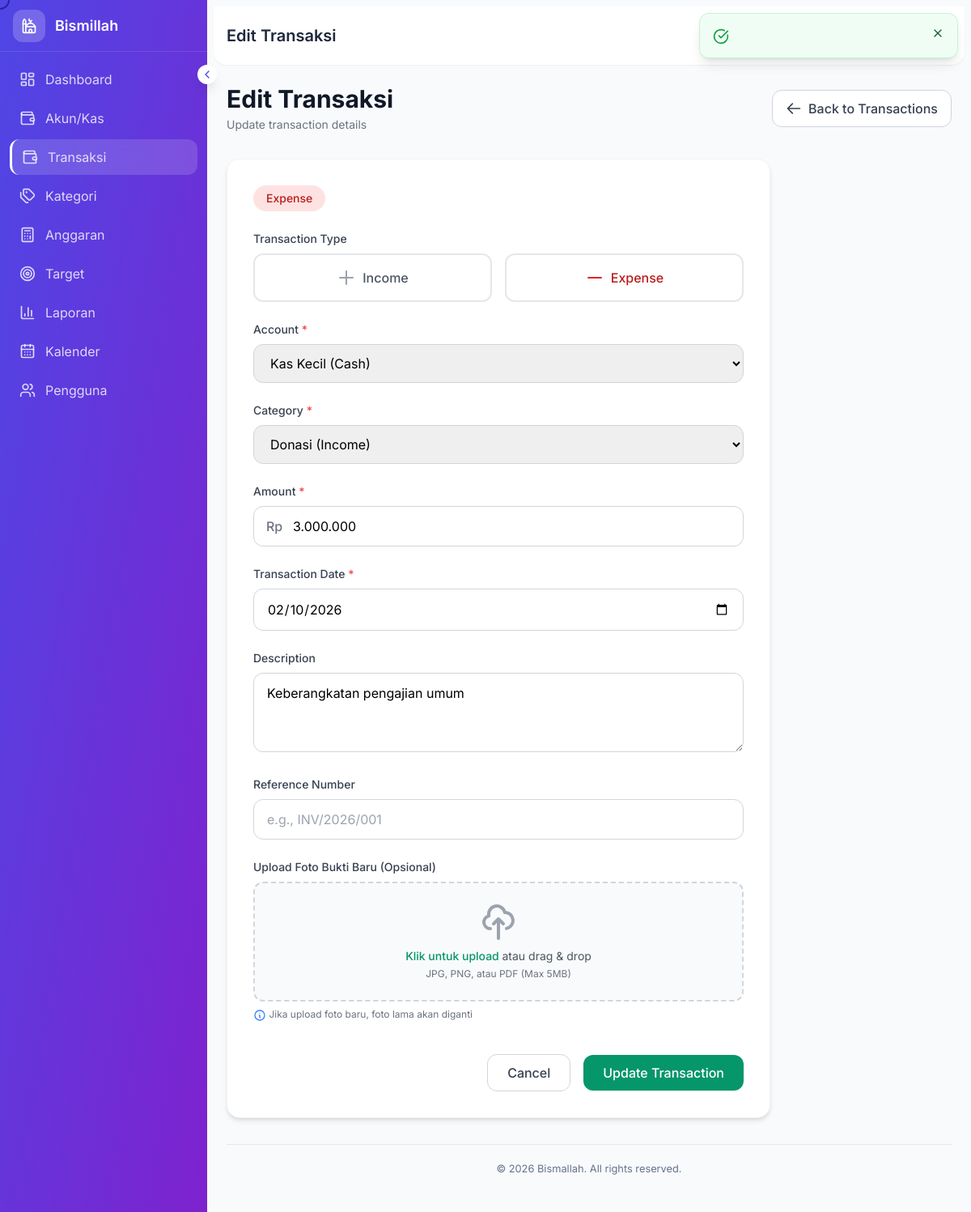
Screenshot of /transactions/edit/5 (signed in) with the database file from the repository.
### tables this page shows
CREATE TABLE IF NOT EXISTS transactions (
    id INT AUTO_INCREMENT PRIMARY KEY,
    mosque_id INT NOT NULL,
    account_id INT NOT NULL,
    category_id INT NOT NULL,
    type ENUM('income', 'expense') NOT NULL,
    amount DECIMAL(15,2) NOT NULL,
    description TEXT,
    transaction_date DATE NOT NULL,
    reference_number VARCHAR(100),
    is_upcoming TINYINT(1) DEFAULT 0,
    is_recurring TINYINT(1) DEFAULT 0,
    recurring_interval ENUM('daily', 'weekly', 'monthly', 'yearly') NULL,
    created_by INT NOT NULL,
    created_at TIMESTAMP DEFAULT CURRENT_TIMESTAMP,
    updated_at TIMESTAMP DEFAULT CURRENT_TIMESTAMP ON UPDATE CURRENT_TIMESTAMP,
    FOREIGN KEY (mosque_id) REFERENCES mosques(id) ON DELETE CASCADE,
    FOREIGN KEY (account_id) REFERENCES accounts(id) ON DELETE RESTRICT,
    FOREIGN KEY (category_id) REFERENCES categories(id) ON DELETE RESTRICT,
    FOREIGN KEY (created_by) REFERENCES users(id) ON DELETE RESTRICT,
    INDEX idx_mosque (mosque_id),
    INDEX idx_account (account_id),
    INDEX idx_category (category_id),
    INDEX idx_type (type),
    INDEX idx_date (transaction_date),
    INDEX idx_upcoming (is_upcoming)
);

CREATE TABLE IF NOT EXISTS accounts (
    id INT AUTO_INCREMENT PRIMARY KEY,
    mosque_id INT NOT NULL,
    name VARCHAR(255) NOT NULL,
    type ENUM('cash', 'bank', 'e_wallet') NOT NULL DEFAULT 'cash',
    account_number VARCHAR(100),
    description TEXT,
    initial_balance DECIMAL(15,2) DEFAULT 0.00,
    is_active TINYINT(1) DEFAULT 1,
    created_at TIMESTAMP DEFAULT CURRENT_TIMESTAMP,
    updated_at TIMESTAMP DEFAULT CURRENT_TIMESTAMP ON UPDATE CURRENT_TIMESTAMP,
    FOREIGN KEY (mosque_id) REFERENCES mosques(id) ON DELETE CASCADE,
    INDEX idx_mosque (mosque_id),
    INDEX idx_type (type)
);

CREATE TABLE IF NOT EXISTS categories (
    id INT AUTO_INCREMENT PRIMARY KEY,
    mosque_id INT NOT NULL,
    name VARCHAR(255) NOT NULL,
    type ENUM('income', 'expense') NOT NULL,
    parent_id INT NULL,
    icon VARCHAR(50),
    color VARCHAR(7),
    description TEXT,
    is_active TINYINT(1) DEFAULT 1,
    created_at TIMESTAMP DEFAULT CURRENT_TIMESTAMP,
    updated_at TIMESTAMP DEFAULT CURRENT_TIMESTAMP ON UPDATE CURRENT_TIMESTAMP,
    FOREIGN KEY (mosque_id) REFERENCES mosques(id) ON DELETE CASCADE,
    FOREIGN KEY (parent_id) REFERENCES categories(id) ON DELETE SET NULL,
    INDEX idx_mosque (mosque_id),
    INDEX idx_type (type),
    INDEX idx_parent (parent_id)
);

### controllers/TransactionController.php (called while the page is built, shortened)
<?php
class TransactionController extends Controller {
    public function edit($id = null) {
        $mosqueId = $this->getMosqueId();
        $transaction = $this->db->first("
            SELECT * FROM transactions WHERE id = ? AND mosque_id = ?
        ", [$id, $mosqueId]);
        $categories = $this->db->query("
            SELECT * FROM categories WHERE mosque_id = ? AND is_active = 1 ORDER BY type, name
        ", [$mosqueId]);
        $accounts = $this->db->query("
            SELECT * FROM accounts WHERE mosque_id = ? AND is_active = 1 ORDER BY name
        ", [$mosqueId]);
        $pageTitle = trans('edit') . ' ' . trans('transaction');
        $this->view('transactions/edit', compact('pageTitle', 'transaction', 'categories', 'accounts', 'attachments'));
    }
}

### helpers/functions.php (called while the page is built, shortened)
<?php
function base_url($path = '') {
    $url = APP_URL;
    if (!empty($path)) {
        $url .= '/' . ltrim($path, '/');
    }
    return $url;
}
function getLang() {
    return $_SESSION['lang'] ?? DEFAULT_LANGUAGE;
}
function trans($key, $replace = []) {
    $lang = getLang();
    $translations = [];
    $langFile = BASE_PATH . '/lang/' . $lang . '.php';
    if (file_exists($langFile)) {
        $translations = require $langFile;
    }
    $message = $translations[$key] ?? $key;
    return $message;
}

### app/Core/Database.php (called while the page is built, shortened)
<?php
class Database {
    private static $instance = null;
    private $pdo;
    public static function getInstance() {
        if (self::$instance === null) {
            self::$instance = new self();
        }
        return self::$instance;
    }
    private function connect() {
        try {
            $dsn = "mysql:host=" . DB_HOST . ";dbname=" . DB_NAME . ";charset=" . DB_CHARSET;
            $options = [
                PDO::ATTR_ERRMODE => PDO::ERRMODE_EXCEPTION,
                PDO::ATTR_DEFAULT_FETCH_MODE => PDO::FETCH_ASSOC,
                PDO::ATTR_EMULATE_PREPARES => false,
            ];
            $this->pdo = new PDO($dsn, DB_USER, DB_PASS, $options);
        } catch (PDOException $e) {
            if (DEBUG) {
                die("Database Connection Error: " . $e->getMessage());
            } else {
                die("Database connection error. Please try again later.");
            }
        }
    }
    public function query($sql, $params = []) {
        try {
            $this->statement = $this->pdo->prepare($sql);
            $this->statement->execute($params);
            return $this->statement->fetchAll();
        } catch (PDOException $e) {
            throw new Exception("Database Query Error: " . $e->getMessage());
        }
    }
    public function first($sql, $params = []) {
        $results = $this->query($sql, $params);
        return $results ? $results[0] : null;
    }
}

### views/transactions/edit.php (the view, shortened to what this page needs)
<div class="mb-8">
    <div class="flex flex-col sm:flex-row sm:items-center sm:justify-between gap-4">
        <div>
            <h1 class="text-2xl sm:text-3xl font-bold text-gray-900"><?= $pageTitle ?></h1>
            <p class="mt-1 text-sm text-gray-500">Update transaction details</p>
        </div>
        <a href="<?= base_url('transactions') ?>" class="inline-flex items-center px-4 py-2.5 bg-white border border-gray-300 text-gray-700 font-medium rounded-xl hover:bg-gray-50 transition-colors">
            <svg class="w-5 h-5 mr-2" fill="none" stroke="currentColor" viewBox="0 0 24 24">
                <path stroke-linecap="round" stroke-linejoin="round" stroke-width="2" d="M10 19l-7-7m0 0l7-7m-7 7h18"/>
            </svg>
            Back to Transactions
        </a>
    </div>
</div>
<div class="max-w-2xl">
    <div class="bg-white rounded-2xl shadow-md border border-gray-100 p-8">
        <form action="<?= base_url('transactions/update/' . $transaction['id']) ?>" method="POST" enctype="multipart/form-data" class="space-y-6">
            <div class="flex items-center space-x-4 mb-6">
                <span class="px-4 py-1.5 rounded-full text-sm font-medium <?= $transaction['type'] === 'income' ? 'bg-emerald-100 text-emerald-700' : 'bg-red-100 text-red-700' ?>">
                    <?= ucfirst($transaction['type']) ?>
                </span>
            </div>
            <div>
                <label class="block text-sm font-medium text-gray-700 mb-2">Transaction Type</label>
                <div class="grid grid-cols-2 gap-4">
                    <label class="peer-checked:border-emerald-500 peer-checked:bg-emerald-50 relative flex items-center justify-center p-4 border-2 rounded-xl cursor-pointer transition-all duration-200 border-gray-200 hover:border-gray-300">
                        <svg class="peer-checked:text-emerald-600 w-6 h-6 mr-2 text-gray-400" fill="none" stroke="currentColor" viewBox="0 0 24 24">
                            <path stroke-linecap="round" stroke-linejoin="round" stroke-width="2" d="M12 4v16m8-8H4"/>
                        </svg>
                        <span class="peer-checked:text-emerald-700 text-gray-600 font-medium">Income</span>
                    </label>
                    <label class="peer-checked:border-red-500 peer-checked:bg-red-50 relative flex items-center justify-center p-4 border-2 rounded-xl cursor-pointer transition-all duration-200 border-gray-200 hover:border-gray-300">
                        <svg class="peer-checked:text-red-600 w-6 h-6 mr-2 text-gray-400" fill="none" stroke="currentColor" viewBox="0 0 24 24">
                            <path stroke-linecap="round" stroke-linejoin="round" stroke-width="2" d="M20 12H4"/>
                        </svg>
                        <span class="peer-checked:text-red-700 text-gray-600 font-medium">Expense</span>
                    </label>
                </div>
            </div>
            <div>
                <label for="account_id" class="block text-sm font-medium text-gray-700 mb-2">Account <span class="text-red-500">*</span></label>
                <select name="account_id" id="account_id" class="w-full px-4 py-3 border border-gray-300 rounded-xl focus:ring-2 focus:ring-emerald-500 focus:border-emerald-500 transition-colors duration-200" required>
                    <?php foreach ($accounts as $account): ?>
                        <option value="<?= $account['id'] ?>" <?= $transaction['account_id'] == $account['id'] ? 'selected' : '' ?>>
                            <?= htmlspecialchars($account['name']) ?> (<?= ucfirst($account['type']) ?>)
                        </option>
                    <?php endforeach; ?>
                </select>
            </div>
            <div>
                <label for="category_id" class="block text-sm font-medium text-gray-700 mb-2">Category <span class="text-red-500">*</span></label>
                <select name="category_id" id="category_id" class="w-full px-4 py-3 border border-gray-300 rounded-xl focus:ring-2 focus:ring-emerald-500 focus:border-emerald-500 transition-colors duration-200" required>
                    <?php foreach ($categories as $category): ?>
                        <option value="<?= $category['id'] ?>" <?= $transaction['category_id'] == $category['id'] ? 'selected' : '' ?> data-type="<?= $category['type'] ?>">
                            <?= htmlspecialchars($category['name']) ?> (<?= ucfirst($category['type']) ?>)
                        </option>
                    <?php endforeach; ?>
                </select>
            </div>
            <div>
                <label for="amount" class="block text-sm font-medium text-gray-700 mb-2">Amount <span class="text-red-500">*</span></label>
                <div class="relative">
                    <span class="absolute left-4 top-1/2 -translate-y-1/2 text-gray-500 font-medium">Rp</span>
                    <input type="text" name="amount" id="amount" value="<?= number_format($transaction['amount'], 0, ',', '.') ?>" class="w-full pl-12 pr-4 py-3 border border-gray-300 rounded-xl focus:ring-2 focus:ring-emerald-500 focus:border-emerald-500 transition-colors duration-200" placeholder="0" required>
                </div>
            </div>
            <div>
                <label for="transaction_date" class="block text-sm font-medium text-gray-700 mb-2">Transaction Date <span class="text-red-500">*</span></label>
                <input type="date" name="transaction_date" id="transaction_date" value="<?= $transaction['transaction_date'] ?>" class="w-full px-4 py-3 border border-gray-300 rounded-xl focus:ring-2 focus:ring-emerald-500 focus:border-emerald-500 transition-colors duration-200" required>
            </div>
            <div>
                <label for="description" class="block text-sm font-medium text-gray-700 mb-2">Description</label>
                <textarea name="description" id="description" rows="3" class="w-full px-4 py-3 border border-gray-300 rounded-xl focus:ring-2 focus:ring-emerald-500 focus:border-emerald-500 transition-colors duration-200" placeholder="Enter description..."><?= htmlspecialchars($transaction['description'] ?? '') ?></textarea>
            </div>
            <div>
                <label for="reference_number" class="block text-sm font-medium text-gray-700 mb-2">Reference Number</label>
                <input type="text" name="reference_number" id="reference_number" value="<?= htmlspecialchars($transaction['reference_number'] ?? '') ?>" class="w-full px-4 py-3 border border-gray-300 rounded-xl focus:ring-2 focus:ring-emerald-500 focus:border-emerald-500 transition-colors duration-200" placeholder="e.g., INV/2026/001">
            </div>
            <div>
                <label for="attachment" class="block text-sm font-medium text-gray-700 mb-2">
                    Upload Foto Bukti Baru (Opsional)
                </label>
                <div class="mt-2">
                    <div id="dropZone" class="border-2 border-dashed border-gray-300 rounded-xl p-6 text-center hover:border-emerald-500 transition-colors duration-200 cursor-pointer bg-gray-50 hover:bg-emerald-50">
                        <svg class="mx-auto h-12 w-12 text-gray-400" fill="none" stroke="currentColor" viewBox="0 0 24 24">
                            <path stroke-linecap="round" stroke-linejoin="round" stroke-width="2" d="M7 16a4 4 0 01-.88-7.903A5 5 0 1115.9 6L16 6a5 5 0 011 9.9M15 13l-3-3m0 0l-3 3m3-3v12"/>
                        </svg>
                        <p class="mt-2 text-sm text-gray-600">
                            <label for="attachment" class="font-medium text-emerald-600 hover:text-emerald-500 cursor-pointer">
                                Klik untuk upload
                            </label>
                            atau drag & drop
                        </p>
                        <p class="mt-1 text-xs text-gray-500">JPG, PNG, atau PDF (Max 5MB)</p>
                    </div>
                </div>
                <p class="mt-2 text-xs text-gray-500">
                    <svg class="inline w-4 h-4 text-blue-500" fill="none" stroke="currentColor" viewBox="0 0 24 24">
                        <path stroke-linecap="round" stroke-linejoin="round" stroke-width="2" d="M13 16h-1v-4h-1m1-4h.01M21 12a9 9 0 11-18 0 9 9 0 0118 0z"/>
                    </svg>
                    Jika upload foto baru, foto lama akan diganti
                </p>
            </div>
            <div class="flex items-center justify-end space-x-4 pt-4">
                <a href="<?= base_url('transactions') ?>" class="px-6 py-2.5 border border-gray-300 text-gray-700 font-medium rounded-xl hover:bg-gray-50 transition-colors duration-200">
                    Cancel
                </a>
                <button type="submit" class="px-6 py-2.5 bg-emerald-600 hover:bg-emerald-700 text-white font-medium rounded-xl shadow-sm hover:shadow transition-all duration-200">
                    Update Transaction
                </button>
            </div>
        </form>
    </div>
</div>

### views/layouts/header.php (style rules this page uses)
* { font-family: 'Inter', sans-serif; }
html { scroll-behavior: smooth; }
body { background-color: #f8fafc; }
a[href], button, [role="button"], input, select, textarea, [onclick], .cursor-pointer { cursor: none !important; }

### rows the page displays
transactions: type "Expense", account_id "Kas Kecil (Cash)", category_id "Donasi (Income)", amount "3.000.000", transaction_date "02/10/2026", description "Keberangkatan pengajian umum"

### other values shown
trans('dashboard') "Dashboard"
trans('accounts') "Akun/Kas"
trans('transactions') "Transaksi"
trans('categories') "Kategori"
trans('budgets') "Anggaran"
trans('goals') "Target"
trans('reports') "Laporan"
trans('calendar') "Kalender"
trans('users') "Pengguna"
$pageTitle "Edit Transaksi"
APP_NAME "Bismallah"
